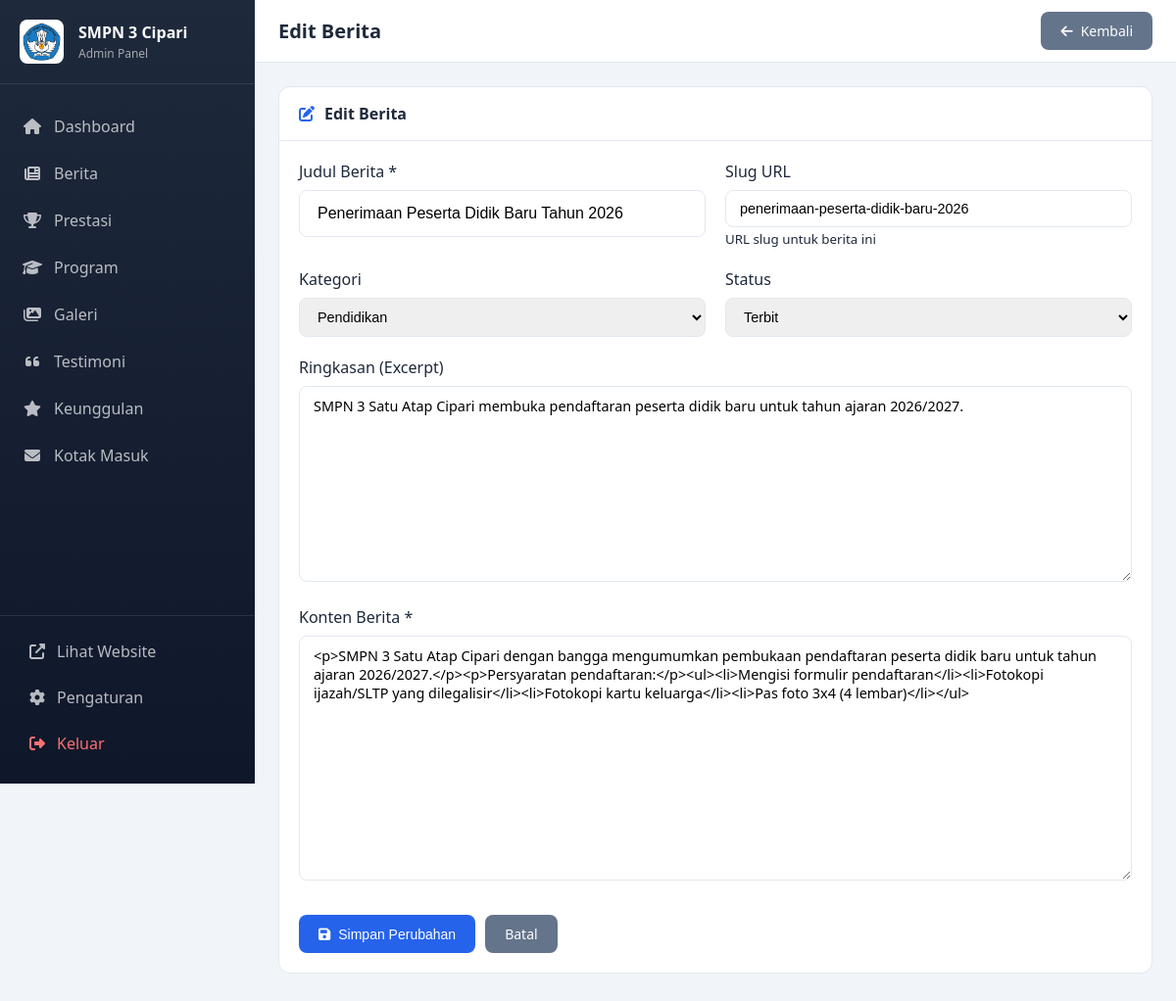
Screenshot of /admin/news-edit.php?id=1 (signed in) with the database file from the repository.
### tables this page shows
CREATE TABLE IF NOT EXISTS news (
    id INT UNSIGNED AUTO_INCREMENT PRIMARY KEY,
    title VARCHAR(255) NOT NULL,
    slug VARCHAR(255) NOT NULL UNIQUE,
    excerpt TEXT,
    content MEDIUMTEXT NOT NULL,
    featured_image VARCHAR(255),
    category VARCHAR(100) DEFAULT 'umum',
    status ENUM('draft', 'published') DEFAULT 'draft',
    author_id INT UNSIGNED,
    view_count INT UNSIGNED DEFAULT 0,
    published_at DATETIME DEFAULT NULL,
    created_at TIMESTAMP DEFAULT CURRENT_TIMESTAMP,
    updated_at TIMESTAMP DEFAULT CURRENT_TIMESTAMP ON UPDATE CURRENT_TIMESTAMP,
    FOREIGN KEY (author_id) REFERENCES admin_users(id) ON DELETE SET NULL,
    INDEX idx_slug (slug),
    INDEX idx_status (status),
    INDEX idx_category (category),
    INDEX idx_published (published_at)
);

### admin/news-edit.php (the view, shortened to what this page needs)
<?php
$id = (int)($_GET['id'] ?? 0);
$pdo = getDB();
$stmt = $pdo->prepare("SELECT * FROM news WHERE id = ?");
$stmt->execute([$id]);
$news = $stmt->fetch();
?>
<!DOCTYPE html>
<html lang="id">
<head>
    <link rel="stylesheet" href="assets/css/admin.css">
    <link rel="stylesheet" href="https://cdnjs.cloudflare.com/ajax/libs/font-awesome/6.5.1/css/all.min.css">
</head>
<body>
    <?php include 'includes/sidebar.php'; ?>
    <main class="main-content">
        <header class="topbar">
            <div class="topbar-left">
                <h1 class="page-title">Edit Berita</h1>
            </div>
            <div class="topbar-right">
                <a href="news.php" class="btn btn-secondary">
                    <i class="fas fa-arrow-left"></i>
                    <span>Kembali</span>
                </a>
            </div>
        </header>
        <div class="content-wrapper">
            <div class="card">
                <div class="card-header">
                    <h3><i class="fas fa-edit"></i> Edit Berita</h3>
                </div>
                <div class="card-body">
                    <form method="POST" action="">
                        <div class="form-row">
                            <div class="form-group">
                                <label class="form-label">Judul Berita *</label>
                                <input type="text" name="title" class="form-control form-control-lg"
                                       placeholder="Masukkan judul berita"
                                       value="<?= htmlspecialchars($news['title']) ?>"
                                       required>
                            </div>
                            <div class="form-group">
                                <label class="form-label">Slug URL</label>
                                <input type="text" name="slug" class="form-control"
                                       placeholder="url-slug-berita"
                                       value="<?= htmlspecialchars($news['slug']) ?>">
                                <small class="text-muted">URL slug untuk berita ini</small>
                            </div>
                        </div>
                        <div class="form-row">
                            <div class="form-group">
                                <label class="form-label">Kategori</label>
                                <select name="category" class="form-control">
                                    <option value="pendidikan" <?= $news['category'] === 'pendidikan' ? 'selected' : '' ?>>Pendidikan</option>
                                </select>
                            </div>
                            <div class="form-group">
                                <label class="form-label">Status</label>
                                <select name="status" class="form-control">
                                    <option value="published" <?= $news['status'] === 'published' ? 'selected' : '' ?>>Terbit</option>
                                </select>
                            </div>
                        </div>
                        <div class="form-group">
                            <label class="form-label">Ringkasan (Excerpt)</label>
                            <textarea name="excerpt" class="form-control" rows="3"
                                      placeholder="Ringkasan singkat berita (opsional)"><?= htmlspecialchars($news['excerpt'] ?? '') ?></textarea>
                        </div>
                        <div class="form-group">
                            <label class="form-label">Konten Berita *</label>
                            <textarea name="content" class="form-control" rows="12"
                                      placeholder="Tulis konten berita di sini..."
                                      required><?= htmlspecialchars($news['content']) ?></textarea>
                        </div>
                        <div class="form-actions" style="display: flex; gap: 10px; margin-top: 30px;">
                            <button type="submit" class="btn btn-primary">
                                <i class="fas fa-save"></i> Simpan Perubahan
                            </button>
                            <a href="news.php" class="btn btn-secondary">Batal</a>
                        </div>
                    </form>
                </div>
            </div>
        </div>
    </main>
</body>
</html>

### admin/assets/css/admin.css (style rules this page uses)
:root { --primary-color: #2563eb; --primary-dark: #1d4ed8; --primary-light: #dbeafe; --secondary-color: #64748b; --success-color: #22c55e; --success-light: #dcfce7; --danger-color: #ef4444; --danger-light: #fee2e2; --warning-color: #f59e0b; --warning-light: #fef3c7; --info-color: #3b82f6; --info-light: #dbeafe; --purple-color: #8b5cf6; --purple-light: #ede9fe; --background: #f1f5f9; --surface: #ffffff; --text-primary: #1e293b; --text-secondary: #64748b; --border-color: #e2e8f0; --sidebar-width: 260px; --header-height: 64px; --shadow-sm: 0 1px 2px 0 rgb(0 0 0 / 0.05); --shadow-md: 0 4px 6px -1px rgb(0 0 0 / 0.1); --shadow-lg: 0 10px 15px -3px rgb(0 0 0 / 0.1); }
* { margin: 0; padding: 0; box-sizing: border-box; }
body { font-family: 'Segoe UI', Tahoma, Geneva, Verdana, sans-serif; background: var(--background); color: var(--text-primary); min-height: 100vh; }
.main-content { margin-left: var(--sidebar-width); min-height: 100vh; display: flex; flex-direction: column; }
.topbar { height: var(--header-height); background: var(--surface); border-bottom: 1px solid var(--border-color); display: flex; align-items: center; justify-content: space-between; padding: 0 24px; position: sticky; top: 0; z-index: 100; }
.topbar-left { display: flex; align-items: center; gap: 15px; }
.page-title { font-size: 1.25rem; font-weight: 600; color: var(--text-primary); }
.topbar-right { display: flex; align-items: center; gap: 15px; }
.content-wrapper { padding: 24px; flex: 1; }
.card { background: var(--surface); border: 1px solid var(--border-color); border-radius: 12px; overflow: hidden; margin-bottom: 20px; }
.card-header { display: flex; justify-content: space-between; align-items: center; padding: 16px 20px; border-bottom: 1px solid var(--border-color); }
.card-header h3 { font-size: 1rem; font-weight: 600; display: flex; align-items: center; gap: 10px; }
.card-header h3 i { color: var(--primary-color); }
.card-body { padding: 20px; }
.btn { display: inline-flex; align-items: center; gap: 8px; padding: 10px 20px; border: none; border-radius: 8px; font-size: 0.875rem; font-weight: 500; cursor: pointer; text-decoration: none; transition: all 0.3s ease; }
.btn-primary { background: var(--primary-color); color: white; }
.btn-secondary { background: var(--secondary-color); color: white; }
.form-group { margin-bottom: 20px; }
.form-label { display: block; margin-bottom: 8px; font-weight: 500; color: var(--text-primary); }
.form-control { width: 100%; padding: 10px 14px; border: 1px solid var(--border-color); border-radius: 8px; font-size: 0.9rem; transition: all 0.3s ease; }
.form-control-lg { padding: 14px 18px; font-size: 1rem; }
textarea.form-control { min-height: 120px; resize: vertical; }

### admin/news-edit.php (style rules this page uses)
.form-row { display: grid; grid-template-columns: 1fr 1fr; gap: 20px; }
textarea.form-control { min-height: 200px; font-family: inherit; }

### rows the page displays
news: title "Penerimaan Peserta Didik Baru Tahun 2026", slug "penerimaan-peserta-didik-baru-2026", category "Pendidikan", status "Terbit", excerpt "SMPN 3 Satu Atap Cipari membuka pendaftaran peserta didik baru untuk tahun ajaran 2026/2027.", content "<p>SMPN 3 Satu Atap Cipari dengan bangga mengumumkan pembukaan pendaftaran peserta didik baru untuk tahun ajaran 2026/2027.</p><p>Persyaratan pendaftaran:</p><ul><li>Mengisi formulir pendaftaran</li><li>Fotokopi ijazah/SLTP yang dilegalisir</li><li>Fotokopi kartu keluarga</li><li>Pas foto 3x4 (4 lembar)</li></ul>"

### other values shown
$item['label'] "Dashboard"
$item['label'] "Berita"
$item['label'] "Prestasi"
$item['label'] "Program"
$item['label'] "Galeri"
$item['label'] "Testimoni"
$item['label'] "Keunggulan"
$item['label'] "Kotak Masuk"
